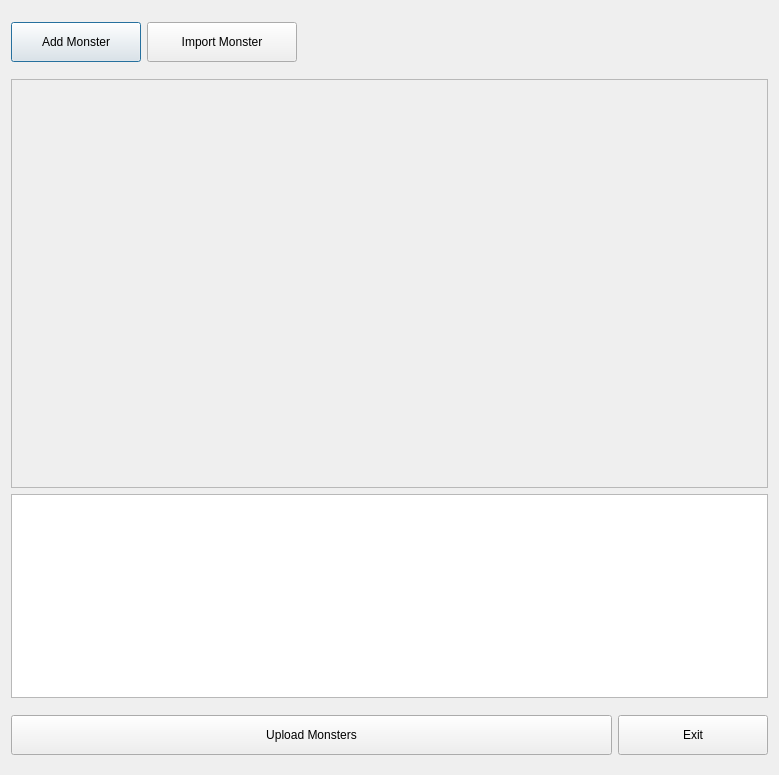
<?xml version="1.0" encoding="UTF-8"?>
<ui version="4.0">
 <class>Monster_Upload_Dialog</class>
 <widget class="QDialog" name="Monster_Upload_Dialog">
  <property name="geometry">
   <rect>
    <x>0</x>
    <y>0</y>
    <width>779</width>
    <height>775</height>
   </rect>
  </property>
  <property name="windowTitle">
   <string>Upload Monsters</string>
  </property>
  <layout class="QVBoxLayout" name="verticalLayout" stretch="1,8,4,1">
   <item alignment="Qt::AlignmentFlag::AlignLeft">
    <widget class="QFrame" name="frame">
     <property name="frameShape">
      <enum>QFrame::Shape::NoFrame</enum>
     </property>
     <property name="frameShadow">
      <enum>QFrame::Shadow::Raised</enum>
     </property>
     <layout class="QHBoxLayout" name="horizontalLayout">
      <property name="leftMargin">
       <number>0</number>
      </property>
      <property name="topMargin">
       <number>11</number>
      </property>
      <property name="rightMargin">
       <number>0</number>
      </property>
      <property name="bottomMargin">
       <number>11</number>
      </property>
      <item>
       <widget class="QPushButton" name="add_monster_btn">
        <property name="minimumSize">
         <size>
          <width>130</width>
          <height>40</height>
         </size>
        </property>
        <property name="text">
         <string>Add Monster</string>
        </property>
       </widget>
      </item>
      <item>
       <widget class="QPushButton" name="import_monster_btn">
        <property name="minimumSize">
         <size>
          <width>150</width>
          <height>40</height>
         </size>
        </property>
        <property name="text">
         <string>Import Monster</string>
        </property>
       </widget>
      </item>
     </layout>
    </widget>
   </item>
   <item>
    <widget class="QFrame" name="frame_2">
     <property name="frameShape">
      <enum>QFrame::Shape::NoFrame</enum>
     </property>
     <property name="frameShadow">
      <enum>QFrame::Shadow::Raised</enum>
     </property>
     <layout class="QHBoxLayout" name="horizontalLayout_4">
      <property name="leftMargin">
       <number>0</number>
      </property>
      <property name="topMargin">
       <number>0</number>
      </property>
      <property name="rightMargin">
       <number>0</number>
      </property>
      <property name="bottomMargin">
       <number>0</number>
      </property>
      <item>
       <widget class="QScrollArea" name="scrollArea">
        <property name="widgetResizable">
         <bool>true</bool>
        </property>
        <widget class="QWidget" name="widget">
         <property name="geometry">
          <rect>
           <x>0</x>
           <y>0</y>
           <width>755</width>
           <height>403</height>
          </rect>
         </property>
         <layout class="QHBoxLayout" name="horizontalLayout_5">
          <property name="leftMargin">
           <number>5</number>
          </property>
          <property name="topMargin">
           <number>5</number>
          </property>
          <property name="rightMargin">
           <number>0</number>
          </property>
          <property name="bottomMargin">
           <number>5</number>
          </property>
          <item>
           <widget class="QFrame" name="monsters_list_frame">
            <property name="frameShape">
             <enum>QFrame::Shape::NoFrame</enum>
            </property>
            <property name="frameShadow">
             <enum>QFrame::Shadow::Raised</enum>
            </property>
           </widget>
          </item>
         </layout>
        </widget>
       </widget>
      </item>
     </layout>
    </widget>
   </item>
   <item>
    <widget class="QFrame" name="frame_3">
     <property name="frameShape">
      <enum>QFrame::Shape::NoFrame</enum>
     </property>
     <property name="frameShadow">
      <enum>QFrame::Shadow::Raised</enum>
     </property>
     <layout class="QHBoxLayout" name="horizontalLayout_3">
      <property name="leftMargin">
       <number>0</number>
      </property>
      <property name="topMargin">
       <number>0</number>
      </property>
      <property name="rightMargin">
       <number>0</number>
      </property>
      <property name="bottomMargin">
       <number>0</number>
      </property>
      <item>
       <widget class="QPlainTextEdit" name="plainTextEdit">
        <property name="styleSheet">
         <string notr="true">font: 10pt &quot;Source Code Pro&quot;;</string>
        </property>
        <property name="documentTitle">
         <string/>
        </property>
        <property name="readOnly">
         <bool>true</bool>
        </property>
       </widget>
      </item>
     </layout>
    </widget>
   </item>
   <item>
    <widget class="QFrame" name="frame_4">
     <property name="frameShape">
      <enum>QFrame::Shape::NoFrame</enum>
     </property>
     <property name="frameShadow">
      <enum>QFrame::Shadow::Raised</enum>
     </property>
     <layout class="QHBoxLayout" name="horizontalLayout_2" stretch="8,2">
      <property name="leftMargin">
       <number>0</number>
      </property>
      <property name="topMargin">
       <number>11</number>
      </property>
      <property name="rightMargin">
       <number>0</number>
      </property>
      <item>
       <widget class="QPushButton" name="upload_monsters_btn">
        <property name="minimumSize">
         <size>
          <width>0</width>
          <height>40</height>
         </size>
        </property>
        <property name="text">
         <string>Upload Monsters</string>
        </property>
       </widget>
      </item>
      <item>
       <widget class="QPushButton" name="exit_btn">
        <property name="minimumSize">
         <size>
          <width>0</width>
          <height>40</height>
         </size>
        </property>
        <property name="text">
         <string>Exit</string>
        </property>
       </widget>
      </item>
     </layout>
    </widget>
   </item>
  </layout>
 </widget>
 <resources/>
 <connections/>
</ui>
